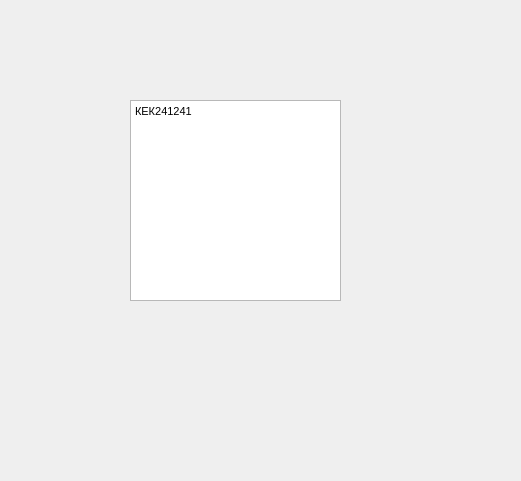
<?xml version="1.0" encoding="UTF-8"?>
<ui version="4.0">
 <class>Fourth_main_menu_widget</class>
 <widget class="QWidget" name="Fourth_main_menu_widget">
  <property name="geometry">
   <rect>
    <x>0</x>
    <y>0</y>
    <width>521</width>
    <height>481</height>
   </rect>
  </property>
  <property name="windowTitle">
   <string>Form</string>
  </property>
  <widget class="QTextEdit" name="textEdit">
   <property name="geometry">
    <rect>
     <x>130</x>
     <y>100</y>
     <width>211</width>
     <height>201</height>
    </rect>
   </property>
   <property name="html">
    <string>&lt;!DOCTYPE HTML PUBLIC &quot;-//W3C//DTD HTML 4.0//EN&quot; &quot;http://www.w3.org/TR/REC-html40/strict.dtd&quot;&gt;
&lt;html&gt;&lt;head&gt;&lt;meta name=&quot;qrichtext&quot; content=&quot;1&quot; /&gt;&lt;style type=&quot;text/css&quot;&gt;
p, li { white-space: pre-wrap; }
&lt;/style&gt;&lt;/head&gt;&lt;body style=&quot; font-family:'MS Shell Dlg 2'; font-size:8.25pt; font-weight:400; font-style:normal;&quot;&gt;
&lt;p style=&quot; margin-top:0px; margin-bottom:0px; margin-left:0px; margin-right:0px; -qt-block-indent:0; text-indent:0px;&quot;&gt;КЕК241241&lt;/p&gt;
&lt;p style=&quot;-qt-paragraph-type:empty; margin-top:0px; margin-bottom:0px; margin-left:0px; margin-right:0px; -qt-block-indent:0; text-indent:0px;&quot;&gt;&lt;br /&gt;&lt;/p&gt;&lt;/body&gt;&lt;/html&gt;</string>
   </property>
  </widget>
 </widget>
 <resources/>
 <connections/>
</ui>
